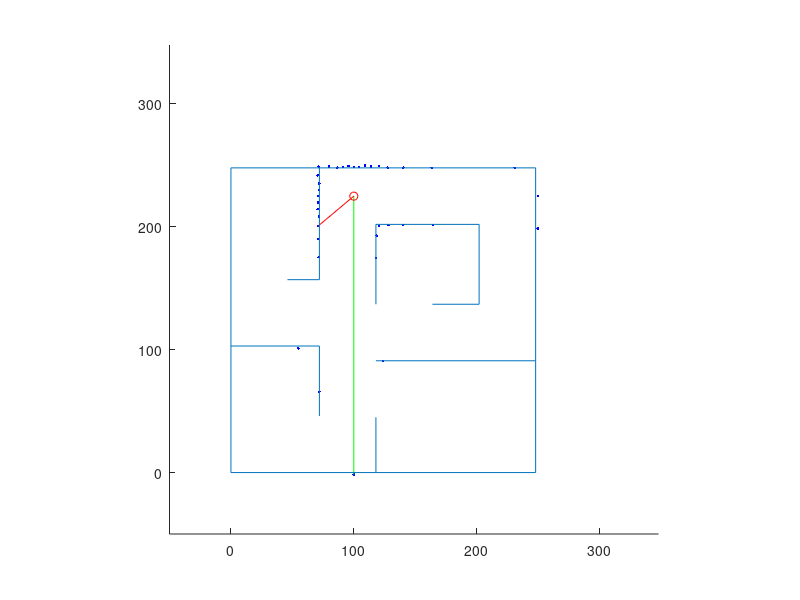

This figure's MATLAB source: (Note: this script raises an error after producing the figure.)
cla, clc, clear
max_dim = 248; %cm
hold all
axis([-50,max_dim+100,-50,max_dim+100])
axis square

% Wall structure [x1,y1;x2,y2] end points of line segment
outer_wall1 = [0,0;0,max_dim];
outer_wall2 = [0,0;max_dim,0];
outer_wall3 = [0,max_dim;max_dim,max_dim];
outer_wall4 = [max_dim,0;max_dim,max_dim];
outer_walls = [outer_wall1;outer_wall2;outer_wall3;outer_wall4];
% for iter = 1:2:length(outer_walls)
%     line(outer_walls(iter:iter+1,1),outer_walls(iter:iter+1,2))
% end
island_wall1 = [202,137;202,202];
island_wall2 = [118,137;118,202];
island_wall3 = [118,202;202,202];
island_wall4 = [164,137;202,137];
island_walls = [island_wall1;island_wall2;island_wall3;island_wall4];
% for iter = 1:2:length(island_walls)
%     line(island_walls(iter:iter+1,1),island_walls(iter:iter+1,2))
% end
lr_wall1 = [118,91;max_dim,91];
lr_wall2 = [118,45;118,0];
lr_walls = [lr_wall1;lr_wall2];
% for iter = 1:2:length(lr_walls)
%     line(lr_walls(iter:iter+1,1),lr_walls(iter:iter+1,2))
% end
ll_wall1 = [0,103;72,103];
ll_wall2 = [72,103;72,46];
ll_walls = [ll_wall1;ll_wall2];
% for iter = 1:2:length(ll_walls)
%     line(ll_walls(iter:iter+1,1),ll_walls(iter:iter+1,2))
% end
ur_wall1 = [72,157;72,max_dim];
ur_wall2 = [46,157;72,157];
ur_walls = [ur_wall1;ur_wall2];
% for iter = 1:2:length(ur_walls)
%     line(ur_walls(iter:iter+1,1),ur_walls(iter:iter+1,2))
% end
field_walls = [outer_walls;island_walls;lr_walls;ll_walls;ur_walls];


r_pose_start = [100,225,(pi/180)*(-90)];
r_pose = r_pose_start;
r_pose_est = r_pose;
num_readings = 36;
angle_increment = 10*(pi/180);
map_dim = 60;
v = 0;  % Linear Velocity
om = 0; % Angular Velocity
dt = 0.25; % Time step
path = [];
%map = ones(map_dim,map_dim);
%map = map*(1/(map_dim^2));
landmarks = [];
map_f = zeros(map_dim,map_dim);
map_count = zeros(map_dim,map_dim);
map = zeros(map_dim,map_dim);
xn = [0,0,0,0];
yn = [0,0,0,0];
orient_array = [];
pause(1)

% *** ITERATE THROUGH POSITIONS *** %
for t = 0:dt:600
    cla
    laser_r = ones(length(field_walls)/2,num_readings);
    laser_r = laser_r.*1e3;

    for index = 1:num_readings
        angle = index*angle_increment + r_pose(3);
        for iter = 1:2:length(field_walls) % USING ASSUMPTION OF PARALLEL AND PERPENDICULAR WALLS
             if field_walls(iter,1) == field_walls(iter+1,1) % x components are the same
                 x_wall = field_walls(iter,1);
                 y_wall_proj = tan(angle)*(x_wall - r_pose(1)) + r_pose(2);
                 y_wall_max = max([field_walls(iter,2),field_walls(iter+1,2)]);
                 y_wall_min = min([field_walls(iter,2),field_walls(iter+1,2)]);
                 if (sign(cos(angle)) == sign(x_wall - r_pose(1))) || (tan(angle) > 1e10)
                     if (y_wall_proj <= y_wall_max) && (y_wall_proj >= y_wall_min) % if the projection lands on the wall
                        laser_r((iter+1)/2,index) = sqrt((x_wall - r_pose(1)).^2 + (y_wall_proj - r_pose(2)).^2);
                        %line(field_walls(iter:iter+1,1),field_walls(iter:iter+1,2),'Color','g')
                        %plot(x_wall, y_wall_proj,'r+')
                     end
                 end
             else % y components are the same
                 y_wall = field_walls(iter,2);
                 x_wall_proj = (y_wall - r_pose(2))/tan(angle) + r_pose(1);
                 x_wall_max = max([field_walls(iter,1),field_walls(iter+1,1)]);
                 x_wall_min = min([field_walls(iter,1),field_walls(iter+1,1)]);
                 if (sign(sin(angle)) == sign(y_wall - r_pose(2))) || (tan(angle) > 1e10)
                     if (x_wall_proj <= x_wall_max) && (x_wall_proj >= x_wall_min) % if the projection lands on the wall
                         if (angle == 90*(pi/180)) && (y_wall < r_pose(2))
                             continue 
                         end
                         if (angle == 270*(pi/180)) && (y_wall > r_pose(2))
                             continue 
                         end
                         laser_r((iter+1)/2,index) = sqrt((y_wall - r_pose(2)).^2 + (x_wall_proj - r_pose(1)).^2);
                         %line(field_walls(iter:iter+1,1),field_walls(iter:iter+1,2),'Color','r')
                         %plot(x_wall_proj, y_wall,'g+')
                     end
                 end
             end
        end
    end

    laser_rp = zeros(1,num_readings);
    for index = 1:num_readings
        laser_rp(index) = min(laser_r(:,index));
            laser_rp(index) = laser_rp(index) + 2*rand(1);
    end

    laser_xy = zeros(num_readings,2);
    for index = 1:num_readings
        angle = index*angle_increment + r_pose(3);
        laser_xy(index,:) = [laser_rp(index)*cos(angle) + r_pose(1),laser_rp(index)*sin(angle) + r_pose(2)];
    end

    %%% PLOT LASER LINES %%%
    for index = 1:num_readings
        %line([r_pose(1),laser_xy(index,1)],[r_pose(2),laser_xy(index,2)], 'Color','r')
        plot(laser_xy(:,1),laser_xy(:,2), 'b.')
    end
    %%% Show special laser lines in different colors %%%
    line([r_pose(1),laser_xy(36,1)],[r_pose(2),laser_xy(36,2)], 'Color','g') % Heading beam
%     line([r_pose(2)/4 + 15,laser_xy(36,2)/4 + 15],[r_pose(1)/4 + 15,laser_xy(36,1)/4 + 15], 'Color','g') % Heading beam

    for index = [31]
        line([r_pose(1),laser_xy(index,1)],[r_pose(2),laser_xy(index,2)], 'Color','r')
    end
    
    %%% DRAW WALLS %%%
    for iter = 1:2:length(field_walls)
        line(field_walls(iter:iter+1,1),field_walls(iter:iter+1,2))
    end
    %%% PLOT ROBOT %%%
%    plot(r_pose(1)/8 + 15,r_pose(2)/8 + 15,'ro')
%    plot(r_pose(2)/4 + 15,r_pose(1)/4 + 15,'ro')
    plot(r_pose(1),r_pose(2),'ro')
   

%     %%% SLAM %%%
%     map = slam(laser_rp,r_pose_est,map);
%     axis([0, map_dim + 1,0,map_dim + 1])
%     map = (map/norm(map));
%     surf(map)

    %map_f = (map_f/norm(map_f));
    %map_f = map_f + map;
    %map_f = map_f.*map;
    %surf(map_f)
    
% %     if t <= 10
% %         xn = [r_pose_est(3),r_pose_est(3),r_pose_est(3),r_pose_est(3)];
% %         yn = [r_pose_est(3),r_pose_est(3),r_pose_est(3),r_pose_est(3)];
% %     end
    
%    [r_pose_est,xn,yn,landmarks] = classifier(laser_rp,r_pose_est,xn,yn,map,field_walls);
    [r_pose_est,xn,yn,landmarks] = classifier(laser_rp,r_pose,xn,yn,map,landmarks);
    r_pose
    r_pose_est
    landmarks
    %input('pause: course_sim 186')
    %map = slam_mean(laser_rp,r_pose_est,map);
    map = occ_map_lo(laser_rp,r_pose_est,map);
    %axis([0, map_dim + 1,0,map_dim + 1])
    %map_ct = map;
    %map_ct(map_ct > 0) = 1;
    %map_count = map_count + map_ct; 
    %map_f = map_f + map;
    %surf((map_f./map_count)')
    surf(map')
    %plot(t,r_pose_est(3),'o')
    %axis([t-100, t,-2*pi,2*pi])
    %orient_array = [orient_array,r_pose(3)];
    
    %%% PLOT NEW LASER DOTS %%%
    laser_xy = zeros(num_readings,2);
    for index = 1:num_readings
        angle = index*angle_increment + r_pose_est(3);
        laser_xy(index,:) = [laser_rp(index)*cos(angle) + r_pose_est(1),laser_rp(index)*sin(angle) + r_pose_est(2)];
    end

    %%% PLOT LASER LINES %%%
    for index = 1:num_readings
        plot(laser_xy(:,1),laser_xy(:,2), 'go')
    end
    %%%
    
%%% DRAW HYPOTHESES %%%
%     for iter = 1:2:length(map)
%         line(map(iter:iter+1,1),map(iter:iter+1,2))
%     end

% *** Potential Field Navigation *** %
	vp = v;
    omp = om;
    [v, om] = PocLoc1(laser_rp);
    
    %%% MOTION NOISE %%%
    %v = v + .2*rand(1);
    %om = om + .01*rand(1);
    
    %%% MOTION DAMPENING %%%
    v = 0.1*v + 0.9*vp;
    om = 0.1*om + 0.9*omp;

    %%% MOTION MODEL %%%
    r_pose(3) = r_pose(3) + (om + 0.01*rand(1) + 0.01)*dt;
    r_pose(1) = r_pose(1) + (v + 0.2*rand(1) + 0.2)*cos(r_pose(3));
    r_pose(2) = r_pose(2) + (v + 0.2*rand(1) + 0.2)*sin(r_pose(3));
    
    r_pose_est(3) = r_pose_est(3) + om*dt;
    r_pose_est(1) = r_pose_est(1) + v*cos(r_pose_est(3));
    r_pose_est(2) = r_pose_est(2) + v*sin(r_pose_est(3));
    pause(1/2048)
end

input('Press Enter to Filter Map: ')

% map_fg = (map_f/norm(map_f));
% map_fg = (map_fg > 0.02);
% map_fg = double(map_fg);
% cla
% surf(map_fg)
map_fg = map;
for m_rndx = 1:length(map)
    for m_cndx = 1:length(map)
        map_fg(m_rndx,m_cndx) = 1 - (1/(1+exp(map(m_rndx,m_cndx))));
    end
end

cla
surf(map_fg')
